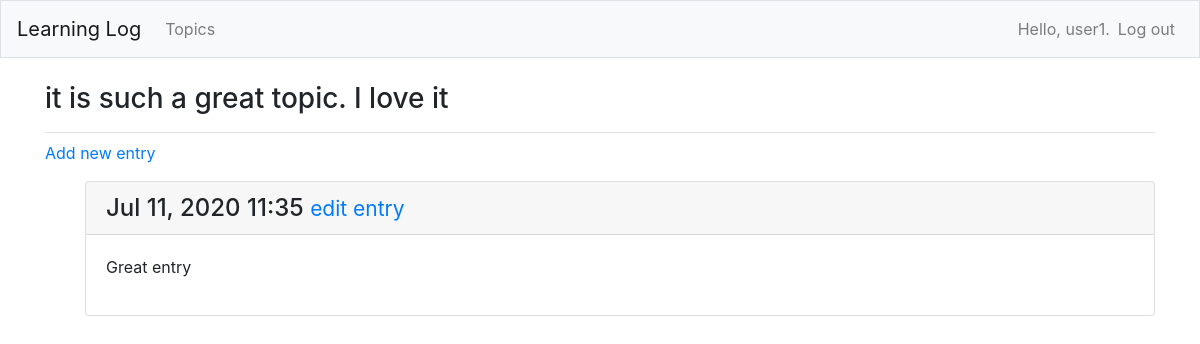
Screenshot of /learninglog/topics/7/ (signed in) with the database file from the repository.
### learning_logs/models.py (models this page shows, shortened)
class Topic(models.Model):
    text = models.CharField(max_length=200)
    date_added = models.DateTimeField(auto_now_add=True)
    owner = models.ForeignKey(User, on_delete=models.CASCADE)
    def __str__(self):
        return self.text

class Entry(models.Model):
    topic = models.ForeignKey(Topic, on_delete=models.CASCADE)
    text = models.TextField()
    date_added = models.DateTimeField(auto_now_add=True)
    class Meta:
        verbose_name_plural = 'entries'

### learning_logs/views.py (the view)
# urls.py: path('topics/<int:topic_id>/', views.topic, name='topic'),
@login_required
def topic(request, topic_id):
    topic = Topic.objects.get(id=topic_id)
    if topic.owner != request.user:
        raise Http404
    entries = topic.entry_set.order_by('-date_added')
    context = {'topic': topic, 'entries': entries}
    return render(request, 'learning_logs/topic.html', context)

### learning_logs/templates/learning_logs/topic.html
{% extends 'learning_logs/base.html' %}
{% block page_header %}
  <h3>{{ topic }}</h3>
{% endblock page_header %}
{% block content %}
  <p>
    <a href="{% url 'learning_logs:new_entry' topic.id %}">Add new entry</a>
  </p>
  <ul>
  {% for entry in entries %}
    <div class="card mb-3">
      <h4 class="card-header">
        {{ entry.date_added|date:'M d, Y H:i' }}
        <small><a href="{% url 'learning_logs:edit_entry' entry.id %}">
            edit entry</a></small>
      </h4>
      <div class="card-body">
        {{ entry.text|linebreaks }}
      </div>
    </div>
  {% empty %}
    <p>There are no entries for this topic yet.</p>
  {% endfor %}
{% endblock content %}

### learning_logs/templates/learning_logs/base.html (shortened to what this page needs)
{% load bootstrap4 %}
<!doctype html>
<html lang="en">
<head>
  {% bootstrap_css %}
</head>
  <body>
    <nav class="navbar navbar-expand-md navbar-light bg-light mb-4 border">
      <a class="navbar-brand" href="{% url 'learning_logs:index'%}">
          Learning Log</a>
      <div class="collapse navbar-collapse" id="navbarCollapse">
        <ul class="navbar-nav mr-auto">
          <li class="nav-item">
            <a class="nav-link" href="{% url 'learning_logs:topics'%}">
                Topics</a></li>
        </ul>
        <ul class="navbar-nav ml-auto">
          {% if user.is_authenticated %}
            <li class="nav-item">
              <span class="navbar-text"}">Hello, {{ user.username }}.</span>
            </li>
            <li class="nav-item">
              <a class="nav-link" href="{% url 'users:logout' %}">Log out</a>
            </li>
          {% else %}
            <li class="nav-item">
              <a class="nav-link" href="{% url 'users:register' %}">Register</a>
            </li>
            <li class="nav-item">
              <a class="nav-link" href="{% url 'users:login' %}">Log in</a></li>
          {% endif %}
        </ul>
      </div>
    </nav>
    <main role="main" class="container">
      <div class="pb-2 mb-2 border-bottom">
        {% block page_header %}{% endblock page_header %}
      </div>
      <div>
        {% block content %}{% endblock content %}
      </div>
    </main>
  </body>
</html>

### rows the page displays
Topic: text "it is such a great topic. I love it"
Entry: date_added "Jul 11, 2020 11:35", text "Great entry"

### other values shown
{{ user.username }} "user1"
